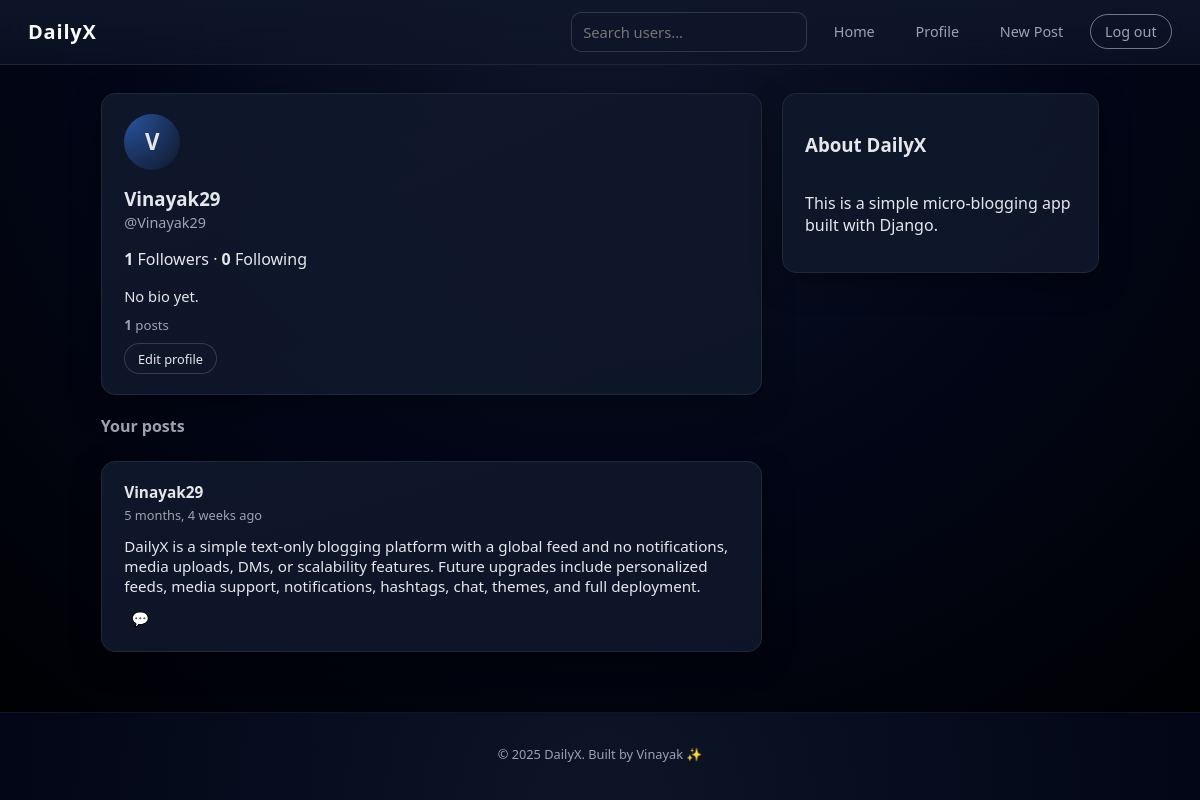
Page /accounts/profile/ (signed in) on the committed database.
### accounts/models.py (models this page shows, shortened)
class Profile(models.Model):
    user = models.OneToOneField(User, on_delete=models.CASCADE)
    display_name = models.CharField(max_length=100, blank=True)
    bio = models.TextField(blank=True)
    avatar_url = models.URLField(blank=True)

### posts/models.py (models this page shows, shortened)
class Post(models.Model):
    user = models.ForeignKey(User, on_delete=models.CASCADE, related_name='posts')
    content = models.TextField(max_length=280)
    created_at = models.DateTimeField(auto_now_add=True)

### accounts/views.py (the view)
# urls.py: path('profile/', views.profile_view, name='profile'),
@login_required
def profile_view(request):
    profile = request.user.profile
    is_following = False
    followers_count = request.user.followers.count()
    following_count = request.user.following.count()
    context = {
        "profile": profile,
        "is_following": is_following,
        "followers_count": followers_count,
        "following_count": following_count,
    }
    return render(request, "profile.html", context)

### templates/profile.html (shortened to what this page needs)
{% extends "base.html" %}
{% block content %}
<main class="layout profile-layout">
  <section class="main-column">
    <section class="card profile-header">
      <div class="avatar-placeholder">
        {{ request.user.username|first|upper }}
      </div>
      <div>
        <h1 class="profile-name">
          {{ profile.display_name|default:request.user.username }}
        </h1>
        <p class="profile-username">@{{ request.user.username }}</p>
        <p>
          <strong>{{ followers_count }}</strong> Followers ·
          <strong>{{ following_count }}</strong> Following
        </p>
        <p class="profile-bio">
          {{ profile.bio|default:"No bio yet." }}
        </p>
        <div class="profile-meta">
          <span><strong>{{ request.user.posts.count }}</strong> posts</span>
        </div>
        <a href="{% url 'edit_profile' %}" class="btn ghost small">Edit profile</a>
      </div>
    </section>
    <section class="feed">
      <h2 class="section-title">Your posts</h2>
      {% for post in request.user.posts.all %}
      <article class="card post">
        <header class="post-header">
          <div>
            <h3 class="post-user">{{ request.user.username }}</h3>
            <span class="post-meta">{{ post.created_at|timesince }} ago</span>
          </div>
        </header>
        <p class="post-content">{{ post.content }}</p>
        <footer class="post-footer">
          <a href="{% url 'post_detail' post.id %}" class="icon-btn">💬</a>
        </footer>
      </article>
      {% empty %}
      <p>You haven't posted anything yet.</p>
      {% endfor %}
    </section>
  </section>
  <aside class="side-column">
    <section class="card">
      <h3>About DailyX</h3>
      <p>This is a simple micro-blogging app built with Django.</p>
    </section>
  </aside>
</main>
{% endblock %}

### static/css/style.css (style rules this page uses)
:root { --bg: #060814; --card-bg: #111827; --card-bg-alt: #020617; --accent: #3b82f6; --accent-soft: rgba(59, 130, 246, 0.15); --accent-strong: #2563eb; --text: #e5e7eb; --text-muted: #9ca3af; --border: #1f2937; --danger: #ef4444; --radius-lg: 14px; --radius-full: 999px; --shadow-soft: 0 18px 40px rgba(15, 23, 42, 0.7); --shadow-card: 0 10px 30px rgba(0, 0, 0, 0.35); --font-main: system-ui, -apple-system, BlinkMacSystemFont, "Segoe UI", sans-serif; }
*, *::before, *::after { box-sizing: border-box; }
html, body { margin: 0; padding: 0; }
body { font-family: var(--font-main); background: radial-gradient(circle at top, #0f172a 0, #020617 50%, #000 100%); color: var(--text); min-height: 100vh; display: flex; flex-direction: column; }
main { flex: 1; }
.card { background: linear-gradient(to bottom right, rgba(15, 23, 42, 0.96), rgba(15, 23, 42, 0.9)); border-radius: var(--radius-lg); border: 1px solid var(--border); box-shadow: var(--shadow-card); padding: 1.25rem 1.4rem; display: flex; flex-direction: column; }
.btn { display: inline-flex; align-items: center; justify-content: center; padding: 0.55rem 1.1rem; border-radius: var(--radius-full); border: none; font-size: 0.9rem; cursor: pointer; text-decoration: none; transition: transform 0.08s ease, box-shadow 0.15s ease, background-color 0.15s; }
.btn.ghost { background-color: rgba(15, 23, 42, 0.95); color: var(--text); border: 1px solid rgba(55, 65, 81, 0.9); }
.btn.small { padding: 0.35rem 0.8rem; font-size: 0.8rem; }
.layout { display: grid; grid-template-columns: minmax(0, 2.5fr) minmax(260px, 1.2fr); gap: 1.2rem; max-width: 1040px; margin: 1.75rem auto 2.5rem; padding: 0 1.3rem; }
.profile-layout .main-column { min-width: 0; }
.main-column { display: flex; flex-direction: column; gap: 1rem; }
.side-column { display: flex; flex-direction: column; gap: 1rem; }
.feed { display: flex; flex-direction: column; gap: 0.8rem; }
.section-title { font-size: 1rem; margin: 0.2rem 0 0.7rem; color: var(--text-muted); }
.post-header { display: flex; justify-content: space-between; align-items: center; margin-bottom: 0.3rem; }
.post-user { margin: 0; font-size: 0.96rem; }
.post-meta { font-size: 0.8rem; color: var(--text-muted); }
.post-content { margin: 0.4rem 0 0.6rem; font-size: 0.95rem; }
.post-footer { display: flex; gap: 0.4rem; align-items: center; }
.icon-btn { border: none; background: transparent; color: var(--text-muted); cursor: pointer; padding: 0.2rem 0.45rem; border-radius: 999px; font-size: 0.88rem; display: inline-flex; align-items: center; justify-content: center; text-decoration: none; }
.profile-header { display: flex; gap: 1rem; align-items: flex-start; }
.avatar-placeholder { width: 56px; height: 56px; border-radius: 999px; background: radial-gradient(circle at top left, rgba(59, 130, 246, 0.6), rgba(15, 23, 42, 1)); display: flex; align-items: center; justify-content: center; font-weight: 700; font-size: 1.4rem; }
.profile-name { margin: 0; }
.profile-username { margin: 0.15rem 0; color: var(--text-muted); font-size: 0.9rem; }
.profile-bio { margin: 0.4rem 0 0.6rem; font-size: 0.92rem; }
.profile-meta { display: flex; gap: 0.7rem; font-size: 0.83rem; color: var(--text-muted); margin-bottom: 0.6rem; }

### rows in the picture
Profile: display_name "Vinayak29", bio "No bio yet."
Post: created_at "5 months, 4 weeks", content "DailyX is a simple text-only blogging platform with a global feed and no notifications, media uploads, DMs, or scalability features. Future upgrades include personalized feeds, media support, notifications, hashtags, chat, themes, and full deployment."

### other values in the picture
{{ request.user.username|first|upper }} "V"
{{ request.user.username }} "Vinayak29"
{{ followers_count }} "1"
{{ following_count }} "0"
{{ request.user.posts.count }} "1"
